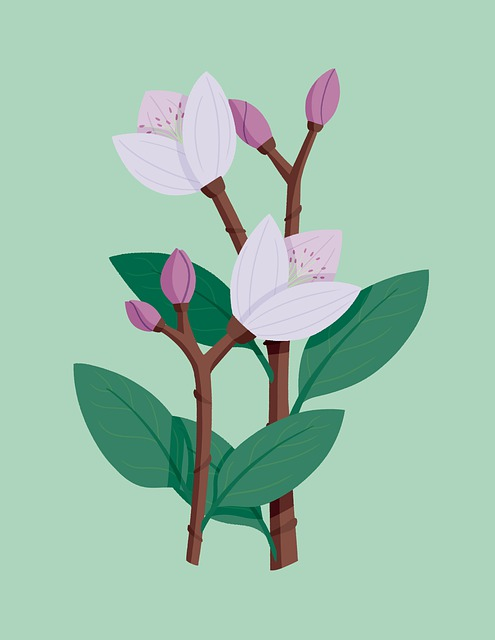
#> input picture flowers.jpg, 495 x 640 px
$ python cv1.py
#> lines starting #> are read from the running program, lines starting #| are printed output that depends on the picture; after the words box and inside, x2 and y2 are one past the last pixel; in counts of white or black regions, pixels touching at a corner belong together
import cv2

#이미지 불러오기
이미지 = cv2.imread("flowers.jpg")
#> 이미지 is the input picture: shape (640, 495, 3); mean B, G, R 175.6, 195.8, 159.3

#크기변경
크기변경 = cv2.resize(이미지, (500, 500))
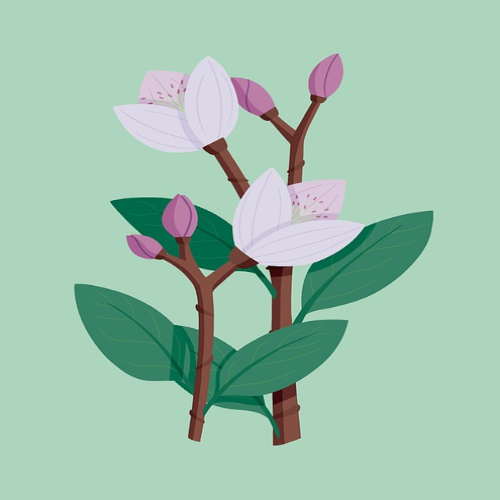
#> 크기변경: shape (500, 500, 3); mean B, G, R 175.5, 195.8, 159.3

# 글자넣기 - 10, 30 = 위치, TEXT- 폰트와 폰트크기,   255,0,255=폰트색상 , 진하게
cv2.putText(크기변경, "Hello songju!", (10, 30), cv2.FONT_HERSHEY_COMPLEX, 1, (255, 0, 255), 3)
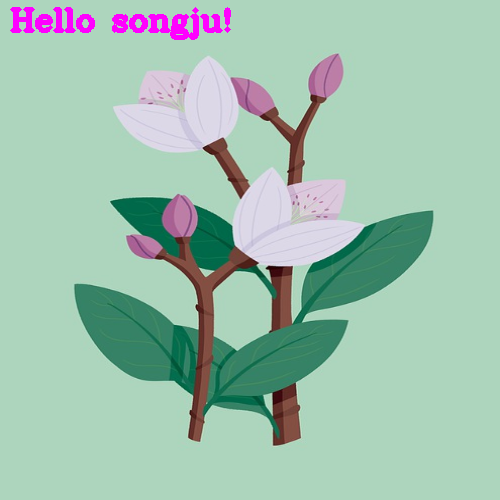
#> 크기변경: shape (500, 500, 3); 1.2% of pixels changed, all inside (x1, y1, x2, y2) = (10, 7, 231, 40)
# 빨강색 : (0, 0, 255)
# 주황색 : (0, 187, 255)
# 노랑색 : (0, 228, 255)
# 초록색 : (0, 255, 0)
# 파란색 : (255, 0, 0)
# 핑크색 : (255, 0, 255)
# 보라색 : (255, 0, 95)
# 흰색 : (255, 255, 255)
# 검은색 : (0, 0, 0)

# 이미지 보여주기(제목, 이미지명)
cv2.imshow("title", 크기변경)

#이미지 띄워놓고 대기
cv2.waitKey(0)
